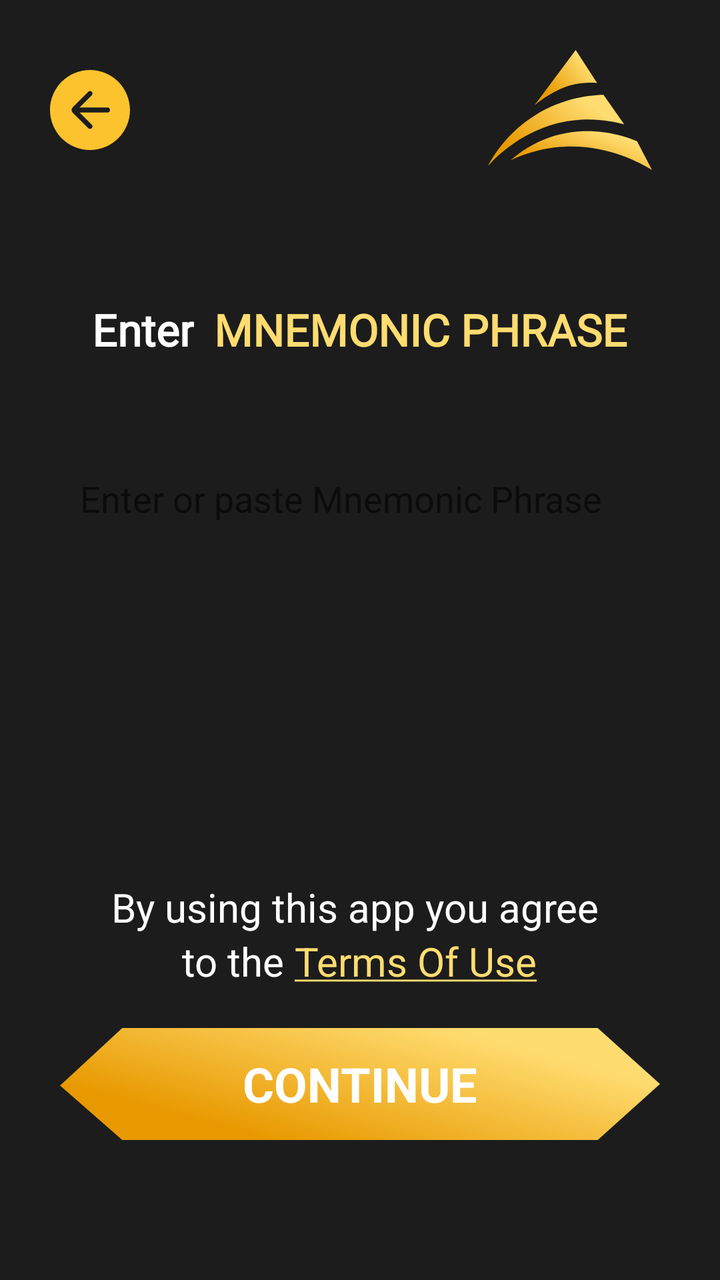
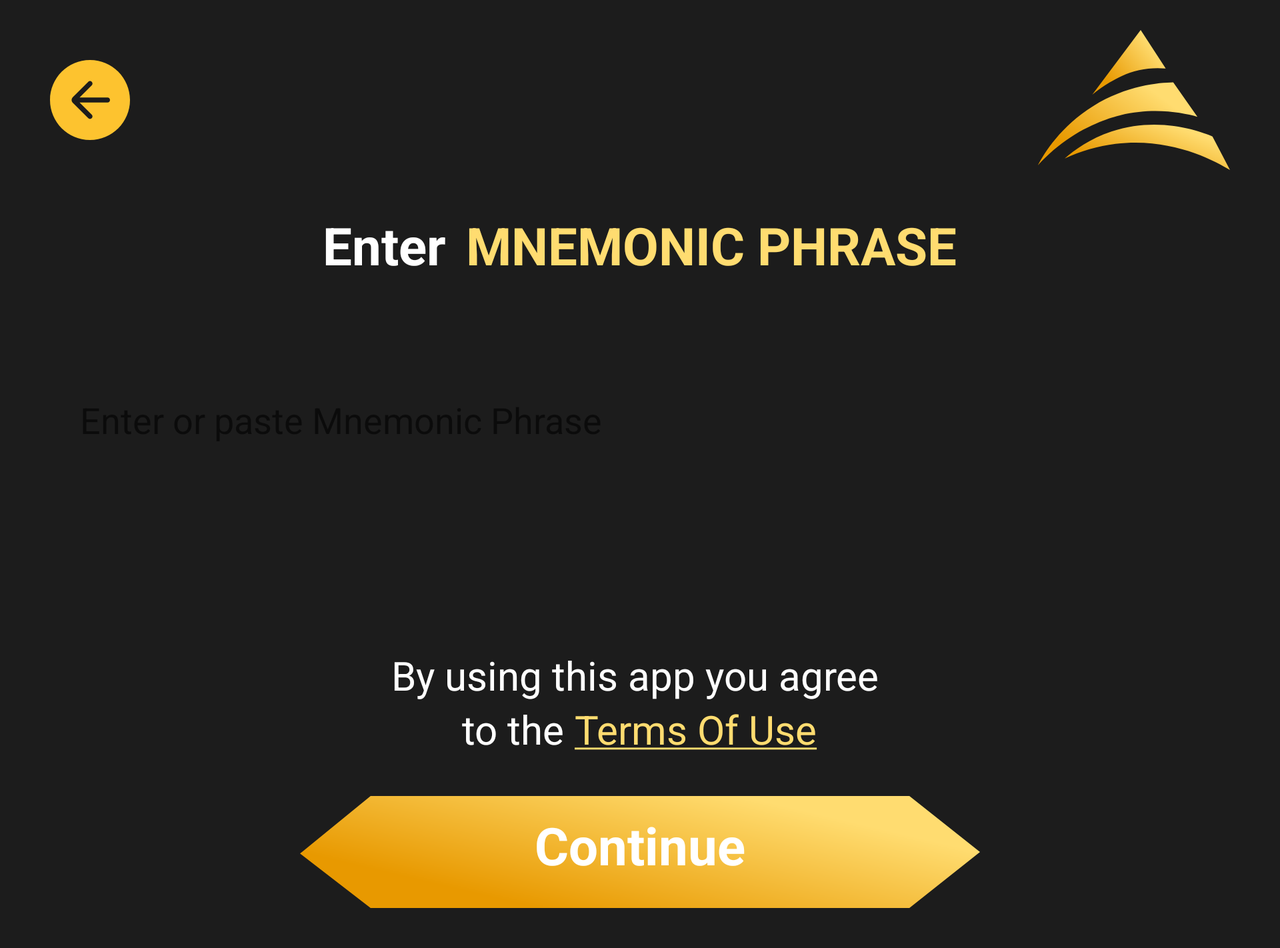

An Android layout and its configuration variant, each rendered on a device that would load it. The default file and the variant file are quoted in full after the pictures.
<!-- AndroidManifest.xml: application theme Theme.Avalanche -->
<!-- res/layout/activity_key_store_file.xml -->
<?xml version="1.0" encoding="utf-8"?>
<RelativeLayout xmlns:android="http://schemas.android.com/apk/res/android"
    xmlns:app="http://schemas.android.com/apk/res-auto"
    xmlns:tools="http://schemas.android.com/tools"
    android:layout_width="match_parent"
    android:layout_height="match_parent"
    android:background="@color/primaryColor"
    tools:context=".CreateAccount.KeyStoreFile">

    <GridLayout
        android:id="@+id/topBar"
        android:layout_width="match_parent"
        android:layout_height="wrap_content"
        android:layout_marginTop="25sp"
        android:layout_marginBottom="25sp"
        android:columnCount="2"
        android:rowCount="1">

        <ImageButton
            android:id="@+id/backFilesss"
            android:layout_width="wrap_content"
            android:layout_height="wrap_content"
            android:layout_gravity="center"
            android:layout_marginLeft="25sp"
            android:background="@color/primaryColor"
            android:src="@drawable/ic_back" />

        <ImageView

            android:layout_width="100sp"
            android:layout_height="60sp"
            android:layout_gravity="right"
            android:layout_marginRight="25sp"
            android:src="@drawable/ic_logo" />
    </GridLayout>



























    <LinearLayout
        android:id="@+id/titlePrivateScreen"
        android:layout_width="match_parent"
        android:layout_height="wrap_content"
        android:layout_below="@id/topBar"
        android:layout_marginTop="40sp"
        android:layout_marginBottom="10sp"
        android:gravity="center_horizontal">

        <TextView
            android:fontFamily="@font/montserrat_extrabold"
            android:layout_width="wrap_content"
            android:layout_height="match_parent"
            android:text="Enter"
            android:textColor="@color/white"
            android:textSize="22sp"
            android:textStyle="bold" />

        <TextView
            android:fontFamily="@font/montserrat_extrabold"
            android:layout_width="wrap_content"
            android:layout_height="match_parent"
            android:layout_marginLeft="10sp"
            android:text="MNEMONIC PHRASE"
            android:textColor="@color/twoPrimaryColor"
            android:textSize="22sp"
            android:textStyle="bold" />

    </LinearLayout>

    <LinearLayout
        android:orientation="vertical"
        android:layout_width="match_parent"
        android:layout_height="wrap_content"
        android:layout_below="@+id/titlePrivateScreen"
        android:layout_marginStart="20sp"
        android:layout_marginTop="20sp"
        android:layout_marginEnd="20sp"
        android:layout_marginBottom="20sp">

        <EditText
            android:id="@+id/phrase"
            android:layout_width="match_parent"
            android:layout_height="100sp"
            android:background="@drawable/registr_input"
            android:hint="Enter or paste Mnemonic Phrase"
            android:inputType="textMultiLine"
            android:maxLines="5"
            android:paddingLeft="20sp"
            android:paddingRight="20sp"
            android:paddingBottom="20sp" />

        <TextView
            android:id="@+id/warringPhrase"
            android:visibility="invisible"
            android:layout_marginTop="15sp"
            android:textColor="@color/wrong"
            android:textSize="14sp"
            android:layout_width="match_parent"
            android:layout_height="wrap_content"
            android:text="Private Key is required" />

    </LinearLayout>

    <LinearLayout
        android:layout_width="match_parent"
        android:layout_height="wrap_content"
        android:layout_alignParentBottom="true"
        android:layout_marginBottom="70sp"
        android:orientation="vertical">

        <TextView
            android:layout_width="match_parent"
            android:layout_height="wrap_content"
            android:gravity="center"
            android:text="By using this app you agree "
            android:textColor="@color/white"
            android:textSize="20sp" />

        <LinearLayout
            android:layout_width="match_parent"
            android:layout_height="wrap_content"
            android:gravity="center">

            <TextView
                android:layout_width="wrap_content"
                android:layout_height="wrap_content"
                android:text="to the "
                android:textColor="@color/white"
                android:textSize="20sp" />

            <TextView
                android:layout_width="wrap_content"
                android:layout_height="wrap_content"
                android:text="@string/privateScreenDownText"
                android:textColor="@color/twoPrimaryColor"
                android:textSize="20sp" />

        </LinearLayout>

        <LinearLayout
            android:id="@+id/phraseIntent"
            android:layout_marginTop="20sp"
            android:layout_marginLeft="30sp"
            android:layout_marginRight="30sp"
            android:background="@drawable/ic_btnview"
            android:layout_width="match_parent"
            android:layout_height="wrap_content">

            <RelativeLayout
                android:layout_width="match_parent"
                android:layout_height="match_parent">

                <ProgressBar
                    android:visibility="invisible"
                    android:id="@+id/progressPhrase"
                    android:layout_centerHorizontal="true"
                    android:layout_centerVertical="true"
                    android:layout_width="wrap_content"
                    android:layout_height="wrap_content"/>

                <TextView
                    android:id="@+id/textIntentPhrase"
                    android:layout_width="wrap_content"
                    android:layout_height="wrap_content"
                    android:layout_centerInParent="true"
                    android:layout_marginTop="7dp"
                    android:text="Continue"
                    android:textAllCaps="true"
                    android:textColor="@color/white"
                    android:textSize="24sp"
                    android:textStyle="bold" />

            </RelativeLayout>


        </LinearLayout>












    </LinearLayout>


</RelativeLayout>
<!-- resources referenced by this layout -->
<resources>
  <color name="primaryColor">#1C1C1C</color>
  <color name="twoPrimaryColor">#FFDC70</color>
  <color name="white">#FFFFFFFF</color>
  <color name="wrong">#FD1B1B</color>
  <!-- drawable ic_back (drawable) -->
  <vector xmlns:android="http://schemas.android.com/apk/res/android"
      android:width="48dp"
      android:height="48dp"
      android:viewportWidth="48"
      android:viewportHeight="48">
    <path
        android:pathData="M20,4C8.9543,4 0,12.9543 0,24C0,35.0457 8.9543,44 20,44C31.0457,44 40,35.0457 40,24C40,12.9543 31.0457,4 20,4ZM28.75,22.75C29.4404,22.75 30,23.3096 30,24C30,24.6904 29.4404,25.25 28.75,25.25H14.7875L20.8824,31.3559C21.3686,31.8429 21.3683,32.6317 20.8816,33.1184C20.3947,33.6053 19.6053,33.6053 19.1184,33.1184L11.4142,25.4142C10.6332,24.6332 10.6332,23.3668 11.4142,22.5858L19.1187,14.8813C19.606,14.394 20.3954,14.3927 20.8844,14.8781C21.3757,15.3661 21.3771,16.1604 20.8875,16.65L14.7875,22.75H28.75Z"
        android:fillColor="#FDC32F"
        android:fillType="evenOdd"/>
  </vector>
  <!-- drawable ic_btnview (drawable) -->
  <vector xmlns:android="http://schemas.android.com/apk/res/android"
      xmlns:aapt="http://schemas.android.com/aapt"
      android:width="264dp"
      android:height="56dp"
      android:viewportWidth="264"
      android:viewportHeight="56">
    <path
        android:pathData="M2.099,28.749L28.053,1.5H235.959L261.901,28L235.959,54.5H28.028L2.099,28.749Z"
        android:strokeWidth="3"
        android:strokeColor="#FDC32F">
      <aapt:attr name="android:fillColor">
        <gradient 
            android:startY="28"
            android:startX="3.64491E-6"
            android:endY="-45.3264"
            android:endX="22.2401"
            android:type="linear">
          <item android:offset="0" android:color="#FFE89900"/>
          <item android:offset="1" android:color="#FFFFDC70"/>
        </gradient>
      </aapt:attr>
    </path>
  </vector>
  <!-- drawable ic_logo: vector/xml drawable (drawable, 2365 chars, omitted) -->
  <string name="privateScreenDownText"><u>Terms Of Use</u></string>
  <style name="Theme.Avalanche" parent="Theme.Design.Light.NoActionBar">
          
          <item name="colorPrimary">@color/purple_500</item>
          <item name="colorPrimaryVariant">@color/purple_700</item>
          <item name="colorOnPrimary">@color/white</item>
          
          <item name="colorSecondary">@color/teal_200</item>
          <item name="colorSecondaryVariant">@color/teal_700</item>
          <item name="colorOnSecondary">@color/black</item>
          
          <item name="android:windowFullscreen">true</item>
          <item name="android:statusBarColor" tools:targetApi="l">?attr/colorPrimaryVariant</item>
          
      </style>
  <color name="purple_500">#FF6200EE</color>
  <color name="purple_700">#FF3700B3</color>
  <color name="teal_200">#FF03DAC5</color>
  <color name="teal_700">#FF018786</color>
  <color name="black">#FF000000</color>
</resources>
<!-- res/layout-land/activity_key_store_file.xml (the repository's variant of the layout above) -->
<!-- drawn on the phone turned sideways -->
<?xml version="1.0" encoding="utf-8"?>
<ScrollView
    xmlns:android="http://schemas.android.com/apk/res/android"
    xmlns:app="http://schemas.android.com/apk/res-auto"
    xmlns:tools="http://schemas.android.com/tools"
    android:layout_width="match_parent"
    android:background="@color/primaryColor"
    android:layout_height="match_parent">

    <RelativeLayout
        android:layout_width="match_parent"
        android:layout_height="match_parent"
        tools:context=".CreateAccount.KeyStoreFile">

        <GridLayout
            android:id="@+id/topBar"
            android:layout_width="match_parent"
            android:layout_height="wrap_content"
            android:layout_marginTop="15sp"
            android:layout_marginBottom="10sp"
            android:columnCount="2"
            android:rowCount="1">

            <ImageButton
                android:id="@+id/backFilesss"
                android:layout_width="wrap_content"
                android:layout_height="wrap_content"
                android:layout_gravity="center"
                android:layout_marginLeft="25sp"
                android:background="@color/primaryColor"
                android:src="@drawable/ic_back" />

            <ImageView

                android:layout_width="wrap_content"
                android:layout_height="wrap_content"
                android:layout_gravity="right"
                android:layout_marginRight="25sp"
                android:src="@drawable/ic_logo" />
        </GridLayout>


        <LinearLayout
            android:id="@+id/titlePrivateScreen"
            android:layout_width="match_parent"
            android:layout_height="wrap_content"
            android:layout_below="@id/topBar"
            android:layout_marginStart="10sp"
            android:layout_marginTop="10sp"
            android:layout_marginEnd="10sp"
            android:layout_marginBottom="10sp"
            android:gravity="center_horizontal">

            <TextView
                android:layout_width="wrap_content"
                android:layout_height="match_parent"
                android:text="Enter"
                android:textColor="@color/white"
                android:textSize="26sp"
                android:textStyle="bold" />

            <TextView
                android:layout_width="wrap_content"
                android:layout_height="match_parent"
                android:layout_marginLeft="10sp"
                android:text="MNEMONIC PHRASE"
                android:textColor="@color/twoPrimaryColor"
                android:textSize="26sp"
                android:textStyle="bold" />

        </LinearLayout>

        <LinearLayout
            android:id="@+id/linerPhrase"
            android:orientation="vertical"
            android:layout_width="match_parent"
            android:layout_height="wrap_content"
            android:layout_below="@+id/titlePrivateScreen"
            android:layout_marginStart="20sp"
            android:layout_marginTop="20sp"
            android:layout_marginEnd="20sp"
            android:layout_marginBottom="20sp">

            <EditText
                android:id="@+id/phrase"
                android:layout_width="match_parent"
                android:layout_height="100sp"
                android:background="@drawable/registr_input"
                android:hint="Enter or paste Mnemonic Phrase"
                android:inputType="textMultiLine"
                android:maxLines="5"
                android:paddingLeft="20sp"
                android:paddingRight="20sp"
                android:paddingBottom="20sp" />

            <TextView
                android:id="@+id/warringPhrase"
                android:visibility="invisible"
                android:layout_marginTop="15sp"
                android:textColor="@color/wrong"
                android:textSize="14sp"
                android:layout_width="match_parent"
                android:layout_height="wrap_content"
                android:text="Private Key is required" />

        </LinearLayout>

        <LinearLayout
            android:layout_below="@+id/linerPhrase"
            android:layout_width="match_parent"
            android:layout_height="wrap_content"
            android:layout_marginBottom="20sp"
            android:orientation="vertical">

            <TextView
                android:layout_width="match_parent"
                android:layout_height="wrap_content"
                android:gravity="center"
                android:text="By using this app you agree "
                android:textColor="@color/white"
                android:textSize="20sp" />

            <LinearLayout
                android:layout_width="match_parent"
                android:layout_height="wrap_content"
                android:gravity="center">

                <TextView
                    android:layout_width="wrap_content"
                    android:layout_height="wrap_content"
                    android:text="to the "
                    android:textColor="@color/white"
                    android:textSize="20sp" />

                <TextView
                    android:layout_width="wrap_content"
                    android:layout_height="wrap_content"
                    android:text="@string/privateScreenDownText"
                    android:textColor="@color/twoPrimaryColor"
                    android:textSize="20sp" />

            </LinearLayout>

            <LinearLayout
                android:id="@+id/phraseIntent"
                android:layout_marginTop="20sp"
                android:layout_marginLeft="150sp"
                android:layout_marginRight="150sp"
                android:background="@drawable/ic_btnview"
                android:layout_width="match_parent"
                android:layout_height="wrap_content">

                <RelativeLayout
                    android:layout_width="match_parent"
                    android:layout_height="match_parent">

                    <ProgressBar
                        android:visibility="invisible"
                        android:id="@+id/progressPhrase"
                        android:layout_centerHorizontal="true"
                        android:layout_centerVertical="true"
                        android:layout_width="wrap_content"
                        android:layout_height="wrap_content"/>

                    <TextView
                        android:id="@+id/textIntentPhrase"
                        android:layout_width="wrap_content"
                        android:layout_height="wrap_content"
                        android:layout_centerHorizontal="true"
                        android:layout_marginTop="7dp"
                        android:text="Continue"
                        android:textColor="@color/white"
                        android:textSize="26sp"
                        android:textStyle="bold" />

                </RelativeLayout>


            </LinearLayout>
            
            
            
            
            
            
            
            
            
            
            

        </LinearLayout>


    </RelativeLayout>

</ScrollView>
